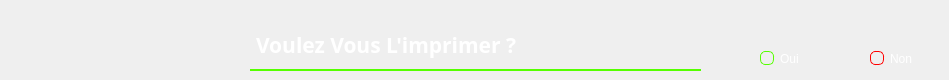
          <widget class="QWidget" name="page_6">
           <widget class="QLabel" name="label_25">
            <property name="geometry">
             <rect>
              <x>250</x>
              <y>20</y>
              <width>451</width>
              <height>51</height>
             </rect>
            </property>
            <property name="font">
             <font>
              <family>Quicksand SemiBold</family>
              <pointsize>16</pointsize>
              <weight>75</weight>
              <bold>true</bold>
              <underline>false</underline>
             </font>
            </property>
            <property name="styleSheet">
             <string notr="true">border: 0px solid rgb(85, 255, 0);; 
border-bottom-width: 2px;
border-radius: px;
background-color: rgba(255, 255, 255, 0);
color: rgb(255, 255, 255);</string>
            </property>
            <property name="text">
             <string>Voulez Vous L'imprimer ?</string>
            </property>
           </widget>
           <widget class="QCheckBox" name="checkBox">
            <property name="geometry">
             <rect>
              <x>760</x>
              <y>50</y>
              <width>70</width>
              <height>17</height>
             </rect>
            </property>
            <property name="styleSheet">
             <string notr="true">QCheckBox

{

color:white;
background:transparent;
}
QCheckBox::indicator:unchecked {
    border: 1px solid #ffffff;
	border-radius: 5px;
	
	border-color: rgb(85, 255, 0);
    background: none;
}
QCheckBox::indicator:checked {
    border: 0px solid #5A5A5A;
	border-radius: 10px;

    background: qradialgradient(spread:pad, cx:0.800, cy:0.528182, radius:2, fx:0.494, fy:0.528, stop:0.153409 rgba(85, 255, 0, 255), stop:0.3125 rgba(85, 255, 0, 0));
}
</string>
            </property>
            <property name="text">
             <string>Oui</string>
            </property>
           </widget>
           <widget class="QCheckBox" name="checkBox_2">
            <property name="geometry">
             <rect>
              <x>870</x>
              <y>50</y>
              <width>70</width>
              <height>17</height>
             </rect>
            </property>
            <property name="styleSheet">
             <string notr="true">QCheckBox

{

color:white;
background:transparent;
}
QCheckBox::indicator:unchecked {
    border: 1px solid #ffffff;
	border-radius: 5px;
	
	border-color: rgb(255, 0, 0);
    background: none;
}
QCheckBox::indicator:checked {
    border: 0px solid #5A5A5A;
	border-radius: 10px;

    background: qradialgradient(spread:pad, cx:0.800, cy:0.528182, radius:2, fx:0.494, fy:0.528, stop:0.153409 rgba(85, 255, 0, 255), stop:0.3125 rgba(85, 255, 0, 0));
}
</string>
            </property>
            <property name="text">
             <string>Non</string>
            </property>
           </widget>
          </widget>
